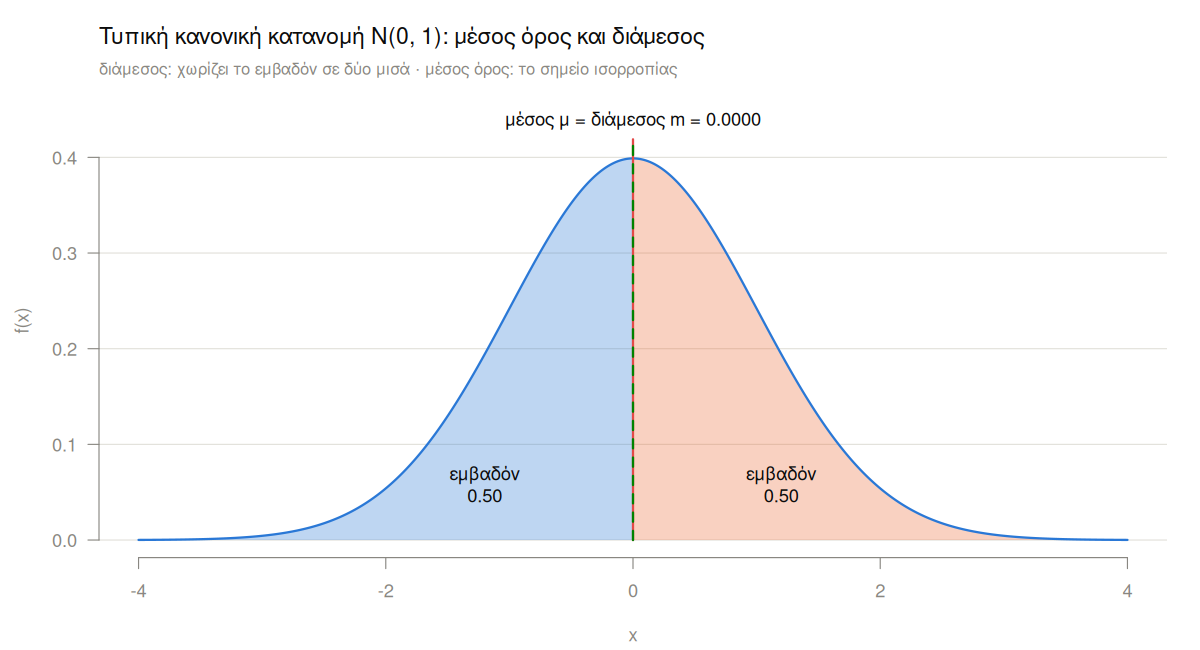

Source code (R):
# Τυπική κανονική κατανομή N(0, 1):
# υπολογισμός μέσου όρου και διαμέσου με ολοκληρώματα.

# Συνάρτηση πυκνότητας πιθανότητας (γραμμένη ρητά αντί για dnorm)
f <- function(x) (1 / sqrt(2 * pi)) * exp(-x^2 / 2)

# 1. Έλεγχος ότι είναι έγκυρη πυκνότητα: ∫ f(x) dx = 1
total <- integrate(f, -Inf, Inf)$value
cat(sprintf("Ολικό εμβαδόν  ∫ f(x) dx      = %.6f\n", total))

# 2. Μέσος όρος: μ = ∫ x·f(x) dx
mu <- integrate(function(x) x * f(x), -Inf, Inf)$value
cat(sprintf("Μέσος όρος     μ = ∫ x·f(x) dx = %.6f\n", mu))

# 3. Διάμεσος: η τιμή m για την οποία F(m) = ∫_{-∞}^{m} f(x) dx = 0.5
F <- function(m) integrate(f, -Inf, m)$value
m <- uniroot(function(m) F(m) - 0.5, interval = c(-5, 5), tol = 1e-10)$root
cat(sprintf("Διάμεσος       m : F(m) = 0.5  → m = %.6f\n", m))

# 4. Μέση απόλυτη απόκλιση: ο μέσος όρος της νέας ποσότητας |x − μ|,
#    με την ίδια πυκνότητα f ως βάρος: E|X − μ| = ∫ |x − μ|·f(x) dx
mad <- integrate(function(x) abs(x - mu) * f(x), -Inf, Inf, rel.tol = 1e-10)$value
cat(sprintf("Μέση απόλ. απόκλιση ∫ |x − μ|·f(x) dx = %.6f  (τύπος √(2/π) = %.6f)\n",
            mad, sqrt(2 / pi)))

# Χρώματα (ίδια με τα άλλα scripts)
col_ink    <- "#0b0b0b"
col_muted  <- "#898781"
col_grid   <- "#e1e0d9"
col_fn     <- "#2a78d6"   # πυκνότητα, μισό εμβαδόν αριστερά του διαμέσου
col_dist   <- "#eb6834"   # μισό εμβαδόν δεξιά του διαμέσου
col_mean   <- "#e34948"
col_median <- "#008300"
fade <- function(col, a) adjustcolor(col, alpha.f = a)

# Γράφημα: τα δύο μισά του εμβαδού, ο διάμεσος που τα χωρίζει και ο μέσος όρος
png("normal_mean_median.png", width = 1200, height = 650, res = 110)
par(mar = c(4.2, 4.5, 3.8, 1.5), col.lab = col_muted)
x    <- seq(-4, 4, length.out = 500)
ymax <- max(f(x))
plot(NA, xlim = c(-4, 4), ylim = c(0, ymax * 1.15), axes = FALSE, xlab = "x", ylab = "f(x)", main = "")
title(main = "Τυπική κανονική κατανομή N(0, 1): μέσος όρος και διάμεσος",
      adj = 0, line = 1.8, font.main = 1, cex.main = 1.25, col.main = col_ink)
mtext("διάμεσος: χωρίζει το εμβαδόν σε δύο μισά · μέσος όρος: το σημείο ισορροπίας",
      side = 3, line = 0.2, adj = 0, cex = 0.9, col = col_muted)
abline(h = axTicks(2), col = col_grid)
axis(1, col = col_muted, col.axis = col_muted)
axis(2, las = 1, col = col_muted, col.axis = col_muted)
xl <- seq(-4, m, length.out = 300)
xr <- seq(m, 4, length.out = 300)
polygon(c(-4, xl, m), c(0, f(xl), 0), col = fade(col_fn, 0.3), border = NA)
polygon(c(m, xr, 4), c(0, f(xr), 0), col = fade(col_dist, 0.3), border = NA)
lines(x, f(x), col = col_fn, lwd = 2)
text(-1.2, 0.3 * f(-1.2), sprintf("εμβαδόν\n%.2f", F(m)), col = col_ink)
text(1.2, 0.3 * f(1.2), sprintf("εμβαδόν\n%.2f", 1 - F(m)), col = col_ink)
# Η κόκκινη πρώτα, ώστε η πράσινη διακεκομμένη να φαίνεται πάνω της όταν συμπίπτουν
segments(mu, 0, mu, ymax * 1.05, col = col_mean, lwd = 2)
segments(m, 0, m, ymax * 1.05, col = col_median, lwd = 2, lty = 2)
if (abs(mu - m) < 1e-6) {
  text(mu, ymax * 1.1, sprintf("μέσος μ = διάμεσος m = %.4f", abs(mu)), col = col_ink)
} else {
  # ο μεγαλύτερος από τους δύο δεξιά της γραμμής του, ο μικρότερος αριστερά
  text(m,  ymax * 1.1, sprintf("διάμεσος m = %.4f ", m), adj = if (m <= mu) 1 else 0, col = col_median)
  text(mu, ymax * 1.1, sprintf(" μέσος μ = %.4f", mu),   adj = if (m <= mu) 0 else 1, col = col_mean)
}
invisible(dev.off())
cat("Το γράφημα αποθηκεύτηκε στο normal_mean_median.png\n")
